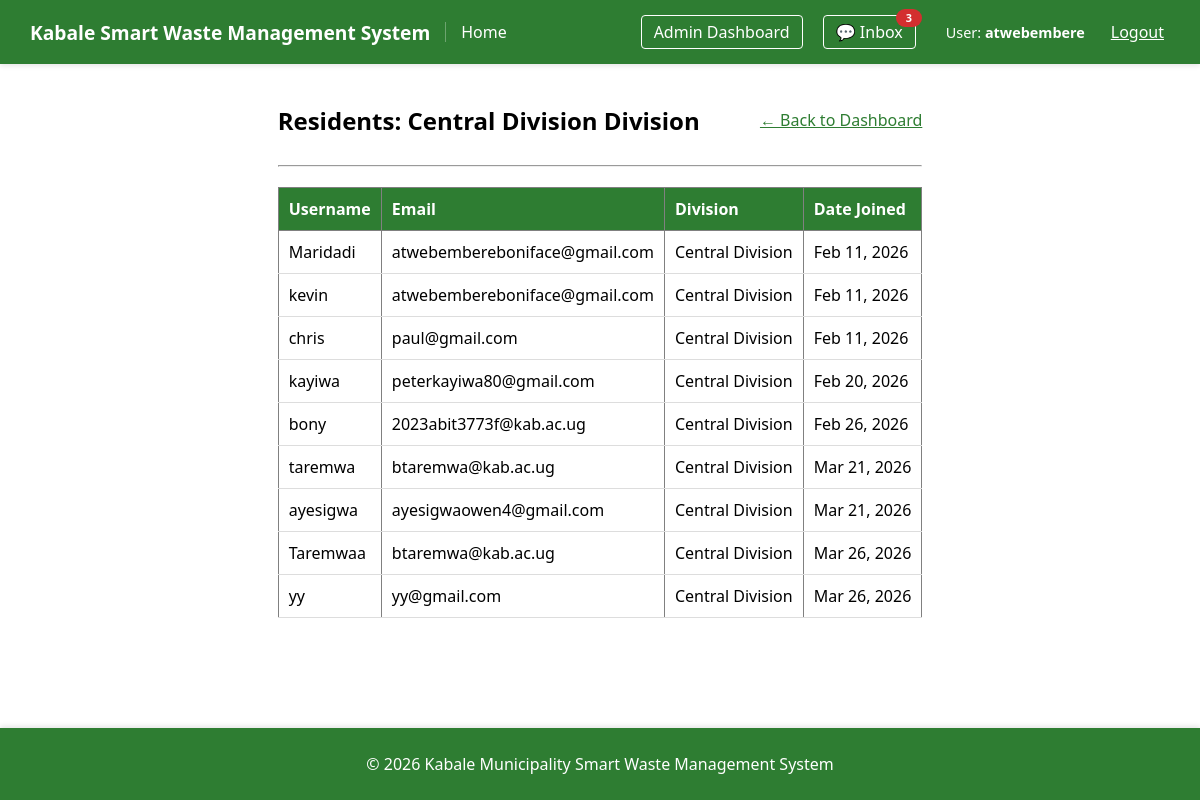
Screenshot of /users/division/Central Division/ (signed in) with the database file from the repository.
### users/models.py (models this page shows, shortened)
class User(AbstractUser):
    full_name = models.CharField(max_length=255, null=True, blank=True)
    DIVISION_CHOICES = [
        ('Central Division', 'Central Division'),
        ('Northern Division', 'Northern Division'),
        ('Southern Division', 'Southern Division'),
    ]
    division = models.CharField(
        max_length=50,
        choices=DIVISION_CHOICES,
        null=True,
        blank=True
    )
    ward = models.CharField(max_length=100, null=True, blank=True)
    cell = models.CharField(max_length=100, null=True, blank=True)

### users/views.py (the view)
# urls.py: path('division/<str:division>/', views.DivisionUserListView.as_view(), name='division_users'),
class DivisionUserListView(UserPassesTestMixin, TemplateView):
    template_name = 'users/division_users.html'
    def test_func(self):
        return self.request.user.is_staff
    def get_context_data(self, **kwargs):
        context = super().get_context_data(**kwargs)
        division_name      = self.kwargs.get('division')
        context['division'] = division_name
        context['users']    = User.objects.filter(division=division_name, is_staff=False)
        return context

### users/context_processors.py (called while the page is built)
def unread_message_count(request):
    if request.user.is_authenticated and request.user.is_staff:
        count = Message.objects.filter(recipient=request.user, is_read=False).count()
        return {'total_unread_messages': count}
    return {'total_unread_messages': 0}

### templates/users/division_users.html
{% extends 'base.html' %}
{% block content %}
<div style="padding: 20px;">
    <div style="display: flex; justify-content: space-between; align-items: center;">
        <h2>Residents: {{ division|title }} Division</h2>
        <a href="{% url 'admin_dashboard' %}" style="color: #2e7d32;">&larr; Back to Dashboard</a>
    </div>
    <hr>
    <table border="1" style="width: 100%; border-collapse: collapse; margin-top: 20px; text-align: left;">
        <thead style="background: #2e7d32; color: white;">
            <tr>
                <th style="padding: 10px;">Username</th>
                <th style="padding: 10px;">Email</th>
                <th style="padding: 10px;">Division</th>
                <th style="padding: 10px;">Date Joined</th>
            </tr>
        </thead>
        <tbody>
            {% for resident in users %}
            <tr style="border-bottom: 1px solid #ddd;">
                <td style="padding: 10px;">{{ resident.username }}</td>
                <td style="padding: 10px;">{{ resident.email }}</td>
                <td style="padding: 10px;">{{ resident.get_division_display }}</td>
                <td style="padding: 10px;">{{ resident.date_joined|date:"M d, Y" }}</td>
            </tr>
            {% empty %}
            <tr>
                <td colspan="4" style="text-align: center; padding: 20px; color: gray;">
                    No residents registered in this division yet.
                </td>
            </tr>
            {% endfor %}
        </tbody>
    </table>
</div>
{% endblock %}

### templates/base.html (shortened to what this page needs)
<!DOCTYPE html>
<html lang="en">
<head>
</head>
<body>
<nav style="display: flex; justify-content: space-between; align-items: center; padding: 15px 30px; background: #2e7d32; color: white; box-shadow: 0 2px 5px rgba(0,0,0,0.1);">
    <div style="display: flex; align-items: center;">
        <a href="{% url 'home' %}" class="nav-title" style="color: white; font-size: 1.2em; font-weight: bold;">
            Kabale Smart Waste Management System
        </a>
        <span class="nav-link-separator"></span>
        <a href="{% url 'home' %}" class="nav-home-link" style="color: white; font-size: 1em;">Home</a>
    </div>
    <div class="nav-right" id="navRight">
        {% if user.is_authenticated %}
            {% if user.is_staff %}
                <a href="{% url 'admin_dashboard' %}" style="color: white; border: 1px solid white; padding: 5px 12px; border-radius: 4px;">
                    Admin Dashboard
                </a>
                <a href="{% url 'admin_inbox' %}" class="nav-inbox-btn">
                    💬 Inbox
                    {% if total_unread_messages > 0 %}
                        <span class="inbox-badge">{{ total_unread_messages }}</span>
                    {% endif %}
                </a>
            {% else %}
                <a href="{% url 'resident_dashboard' %}" style="color: white; border: 1px solid white; padding: 5px 12px; border-radius: 4px;">My Reports</a>
                <a href="{% url 'report_waste' %}" style="color: #ffd700; font-weight: bold;">+ Report Waste</a>
            {% endif %}
            <span class="nav-user-info" style="margin-left: 10px; font-size: 0.9em; color: white;">
                User: <strong>{{ user.username }}</strong>
            </span>
            <form action="{% url 'logout' %}" method="post" style="display: inline;">
                <button type="submit" style="background: none; border: none; color: white; cursor: pointer; text-decoration: underline; font-family: inherit; font-size: 1em;">
                    Logout
                </button>
            </form>
        {% else %}
            <a href="{% url 'login' %}" style="color: white;">Login</a>
            <a href="{% url 'register' %}" style="background: white; color: #2e7d32; padding: 6px 15px; border-radius: 4px; font-weight: bold;">Register</a>
        {% endif %}
    </div>
</nav>
<div class="container">
    {% block content %}
    {% endblock %}
</div>
<footer class="site-footer">
    <div style="max-width: 1200px; margin: auto;">
        &copy; 2026 Kabale Municipality Smart Waste Management System
    </div>
</footer>
</body>
</html>

### templates/base.html (style rules this page uses)
body { font-family: 'Segoe UI', Tahoma, Geneva, Verdana, sans-serif; margin: 0; background-color: #ffffff; display: flex; flex-direction: column; min-height: 100vh; }
nav a { text-decoration: none; transition: opacity 0.3s; }
.container { max-width: 1200px; margin: auto; background: transparent; flex: 1; }
.nav-link-separator { border-left: 1px solid rgba(255,255,255,0.3); margin-left: 15px; padding-left: 15px; height: 20px; display: inline-block; vertical-align: middle; }
.site-footer { background-color: #2e7d32; color: white; text-align: center; padding: 25px 30px; margin-top: 50px; box-shadow: 0 -2px 5px rgba(0,0,0,0.1); }
.nav-inbox-btn { position: relative; color: white; border: 1px solid white; padding: 5px 12px; border-radius: 4px; text-decoration: none; font-size: 1em; transition: opacity 0.3s; }
.inbox-badge { position: absolute; top: -7px; right: -7px; background: #d32f2f; color: white; font-size: 0.68em; font-weight: bold; padding: 2px 5px; border-radius: 10px; line-height: 1.3; min-width: 16px; text-align: center; }
.nav-right { display: flex; align-items: center; gap: 20px; }

### rows the page displays
User: username "atwebembere"
User: username "Maridadi", email "atwebembereboniface@gmail.com", division "Central Division", date_joined "Feb 11, 2026"
User: username "kevin", email "atwebembereboniface@gmail.com", division "Central Division", date_joined "Feb 11, 2026"
User: username "chris", email "paul@gmail.com", division "Central Division", date_joined "Feb 11, 2026"
User: username "kayiwa", email "peterkayiwa80@gmail.com", division "Central Division", date_joined "Feb 20, 2026"
User: username "bony", email "2023abit3773f@kab.ac.ug", division "Central Division", date_joined "Feb 26, 2026"
User: username "taremwa", email "btaremwa@kab.ac.ug", division "Central Division", date_joined "Mar 21, 2026"
User: username "ayesigwa", email "ayesigwaowen4@gmail.com", division "Central Division", date_joined "Mar 21, 2026"
User: username "Taremwaa", email "btaremwa@kab.ac.ug", division "Central Division", date_joined "Mar 26, 2026"
User: username "yy", email "yy@gmail.com", division "Central Division", date_joined "Mar 26, 2026"

### other values shown
{{ total_unread_messages }} "3"
{{ division|title }} "Central Division"
